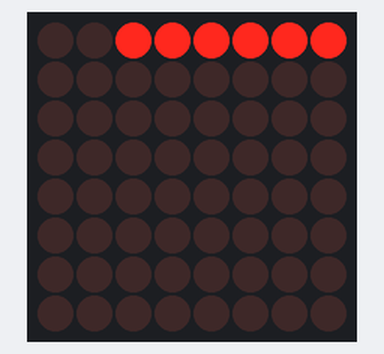
Simulated run of this sketch. Board: Arduino Uno, built with avr-gcc and run on an emulated ATmega328P. Shown: 8×8 LED matrix. Wiring (inferred from the names in the program): LED matrix (orientation assumed): rows pin 2, pin 3, pin 4, pin 5, pin 6, pin 7, pin 8, pin 9; columns pin 10, pin 11, pin 12, pin 13, A0, A1, A2, A3.

Above: at 0.11 s.
At 2.37 s:
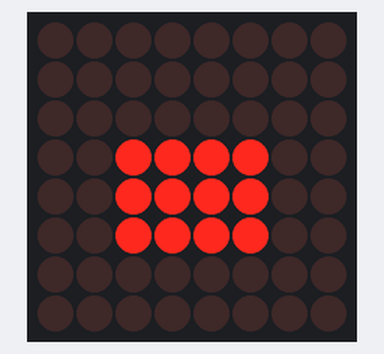
At 11.33 s:
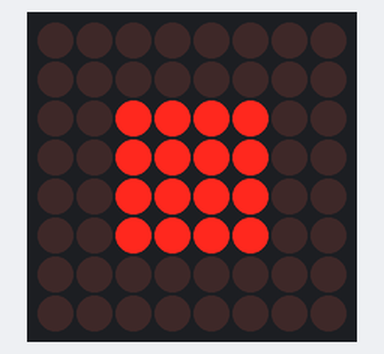
At 20.43 s:
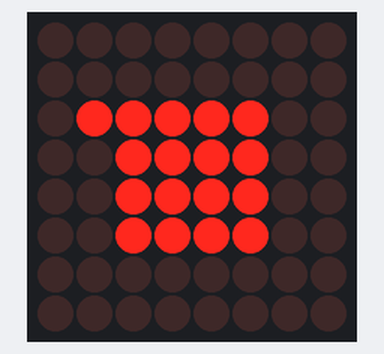
At 29.53 s:
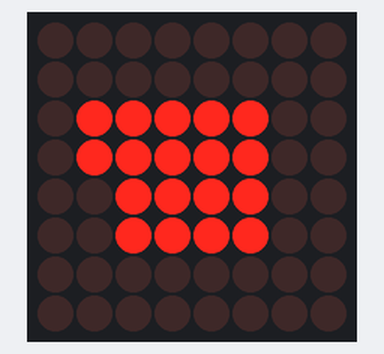
At 38.31 s:
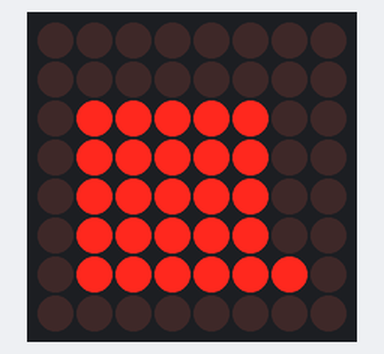

The sketch:

sbs-8x8-animation-Arduino-code.ino
```cpp
const byte rows[] = {2,3,4,5,6,7,8,9};
const byte col[] = {10,11,12,13,A0,A1,A2,A3};


const byte SBS[64][8] = {
 {B00000001,B00000000,B00000000,B00000000,B00000000,B00000000,B00000000,B00000000},
 {B00000011,B00000000,B00000000,B00000000,B00000000,B00000000,B00000000,B00000000},
 {B00000111,B00000000,B00000000,B00000000,B00000000,B00000000,B00000000,B00000000},
 {B00001111,B00000000,B00000000,B00000000,B00000000,B00000000,B00000000,B00000000},
 {B00011111,B00000000,B00000000,B00000000,B00000000,B00000000,B00000000,B00000000},
 {B00111111,B00000000,B00000000,B00000000,B00000000,B00000000,B00000000,B00000000},
 {B01111111,B00000000,B00000000,B00000000,B00000000,B00000000,B00000000,B00000000},
 {B11111111,B10000000,B00000000,B00000000,B00000000,B00000000,B00000000,B00000000},
 {B11111111,B10000000,B10000000,B00000000,B00000000,B00000000,B00000000,B00000000},
 {B11111111,B10000000,B10000000,B10000000,B00000000,B00000000,B00000000,B00000000},
 {B11111111,B10000000,B10000000,B10000000,B10000000,B00000000,B00000000,B00000000},
 {B11111111,B10000000,B10000000,B10000000,B10000000,B10000000,B00000000,B00000000},
 {B11111111,B10000000,B10000000,B10000000,B10000000,B10000000,B10000000,B00000000},
 {B11111111,B10000000,B10000000,B10000000,B10000000,B10000000,B10000000,B10000000},
 {B11111111,B10000000,B10000000,B10000000,B10000000,B10000000,B10000000,B11000000},
 {B11111111,B10000000,B10000000,B10000000,B10000000,B10000000,B10000000,B11100000},
 {B11111111,B10000000,B10000000,B10000000,B10000000,B10000000,B10000000,B11110000},
 {B11111111,B10000000,B10000000,B10000000,B10000000,B10000000,B10000000,B11111000},
 {B11111111,B10000000,B10000000,B10000000,B10000000,B10000000,B10000000,B11111100},
 {B11111111,B10000000,B10000000,B10000000,B10000000,B10000000,B10000000,B11111110},
 {B11111111,B10000000,B10000000,B10000000,B10000000,B10000000,B10000000,B11111111},
 {B11111111,B10000000,B10000000,B10000000,B10000000,B10000000,B10000001,B11111111},
 {B11111111,B10000000,B10000000,B10000000,B10000000,B10000001,B10000001,B11111111},
 {B11111111,B10000000,B10000000,B10000000,B10000001,B10000001,B10000001,B11111111},
 {B11111111,B10000000,B10000000,B10000001,B10000001,B10000001,B10000001,B11111111},
 {B11111111,B10000000,B10000001,B10000001,B10000001,B10000001,B10000001,B11111111},
 {B11111111,B10000001,B10000001,B10000001,B10000001,B10000001,B10000001,B11111111},
 {B11111111,B10000011,B10000001,B10000001,B10000001,B10000001,B10000001,B11111111},
 {B11111111,B10000111,B10000001,B10000001,B10000001,B10000001,B10000001,B11111111},
 {B11111111,B10001111,B10000001,B10000001,B10000001,B10000001,B10000001,B11111111},
 {B11111111,B10011111,B10000001,B10000001,B10000001,B10000001,B10000001,B11111111},
 {B11111111,B10111111,B10000001,B10000001,B10000001,B10000001,B10000001,B11111111},
 {B11111111,B11111111,B10000001,B10000001,B10000001,B10000001,B10000001,B11111111},
 {B11111111,B11111111,B11000001,B10000001,B10000001,B10000001,B10000001,B11111111},
 {B11111111,B11111111,B11000001,B11000001,B10000001,B10000001,B10000001,B11111111},
 {B11111111,B11111111,B11000001,B11000001,B11000001,B10000001,B10000001,B11111111},
 {B11111111,B11111111,B11000001,B11000001,B11000001,B11000001,B10000001,B11111111},
 {B11111111,B11111111,B11000001,B11000001,B11000001,B11000001,B11000001,B11111111},
 {B11111111,B11111111,B11000001,B11000001,B11000001,B11000001,B11100001,B11111111},
 {B11111111,B11111111,B11000001,B11000001,B11000001,B11000001,B11110001,B11111111},
 {B11111111,B11111111,B11000001,B11000001,B11000001,B11000001,B11111001,B11111111},
 {B11111111,B11111111,B11000001,B11000001,B11000001,B11000001,B11111101,B11111111},
 {B11111111,B11111111,B11000001,B11000001,B11000001,B11000001,B11111111,B11111111},
 {B11111111,B11111111,B11000001,B11000001,B11000001,B11000011,B11111111,B11111111},
 {B11111111,B11111111,B11000001,B11000001,B11000011,B11000011,B11111111,B11111111},
 {B11111111,B11111111,B11000001,B11000011,B11000011,B11000011,B11111111,B11111111},
 {B11111111,B11111111,B11000011,B11000011,B11000011,B11000011,B11111111,B11111111},
 {B11111111,B11111111,B11000111,B11000011,B11000011,B11000011,B11111111,B11111111},
 {B11111111,B11111111,B11001111,B11000011,B11000011,B11000011,B11111111,B11111111},
 {B11111111,B11111111,B11011111,B11000011,B11000011,B11000011,B11111111,B11111111},
 {B11111111,B11111111,B11111111,B11000011,B11000011,B11000011,B11111111,B11111111},
 {B11111111,B11111111,B11111111,B11100011,B11000011,B11000011,B11111111,B11111111},
 {B11111111,B11111111,B11111111,B11100011,B11100011,B11000011,B11111111,B11111111},
 {B11111111,B11111111,B11111111,B11100011,B11100011,B11100011,B11111111,B11111111},
 {B11111111,B11111111,B11111111,B11100011,B11100011,B11110011,B11111111,B11111111},
 {B11111111,B11111111,B11111111,B11100011,B11100011,B11111011,B11111111,B11111111},
 {B11111111,B11111111,B11111111,B11100011,B11100011,B11111111,B11111111,B11111111},
 {B11111111,B11111111,B11111111,B11100011,B11100111,B11111111,B11111111,B11111111},
 {B11111111,B11111111,B11111111,B11100111,B11100111,B11111111,B11111111,B11111111},
 {B11111111,B11111111,B11111111,B11101111,B11100111,B11111111,B11111111,B11111111},
 {B11111111,B11111111,B11111111,B11111111,B11100111,B11111111,B11111111,B11111111},
 {B11111111,B11111111,B11111111,B11111111,B11110111,B11111111,B11111111,B11111111},
 {B11111111,B11111111,B11111111,B11111111,B11111111,B11111111,B11111111,B11111111},
 {B11111111,B11111111,B11111111,B11111111,B11111111,B11111111,B11111111,B11111111},
 };
 int Length = 64;

void setup()
{
    for (byte i = 2; i <= 17; i++)
        pinMode(i, OUTPUT);
}

void loop() {
for (byte k = 0; k<Length; k++)
     {
      show(SBS[k]);
      delay(25);
     };
     delay(100);
}

 void  show(byte shape[])
 {
   // Turn on each row in series
    for (byte i = 0; i < 8; i++)        // count next row
     {
        digitalWrite(rows[i], HIGH);    //initiate whole row
        for (byte a = 0; a < 8; a++)    // count next row
        {
          digitalWrite(col[a], (shape[i] >> a) & 0x01); // if You set (~buffer2[i] >> a) then You will have positive
          delayMicroseconds(250);       // uncoment deley for diferent speed of display
          digitalWrite(col[a], 1);      // reset whole column
        }
        delayMicroseconds(550);
        digitalWrite(rows[i], LOW);     // reset whole row otherwise last row will intersect with next row
    }
}
```
